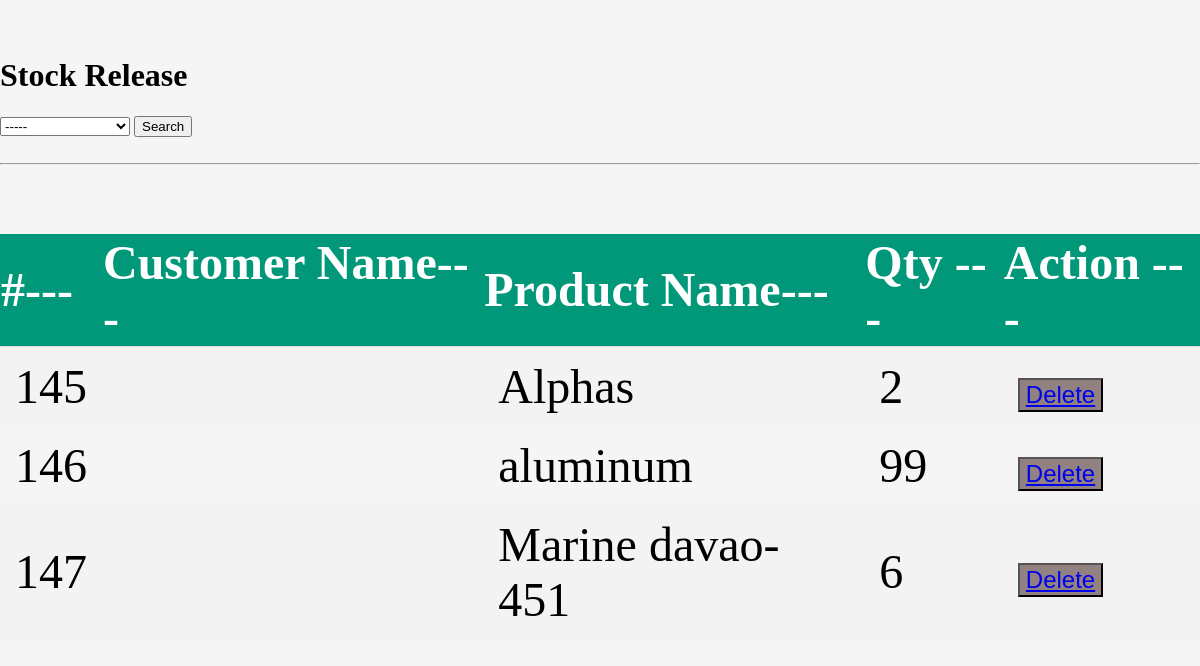
Page /reserve/stock-release.php on the earlier database version.
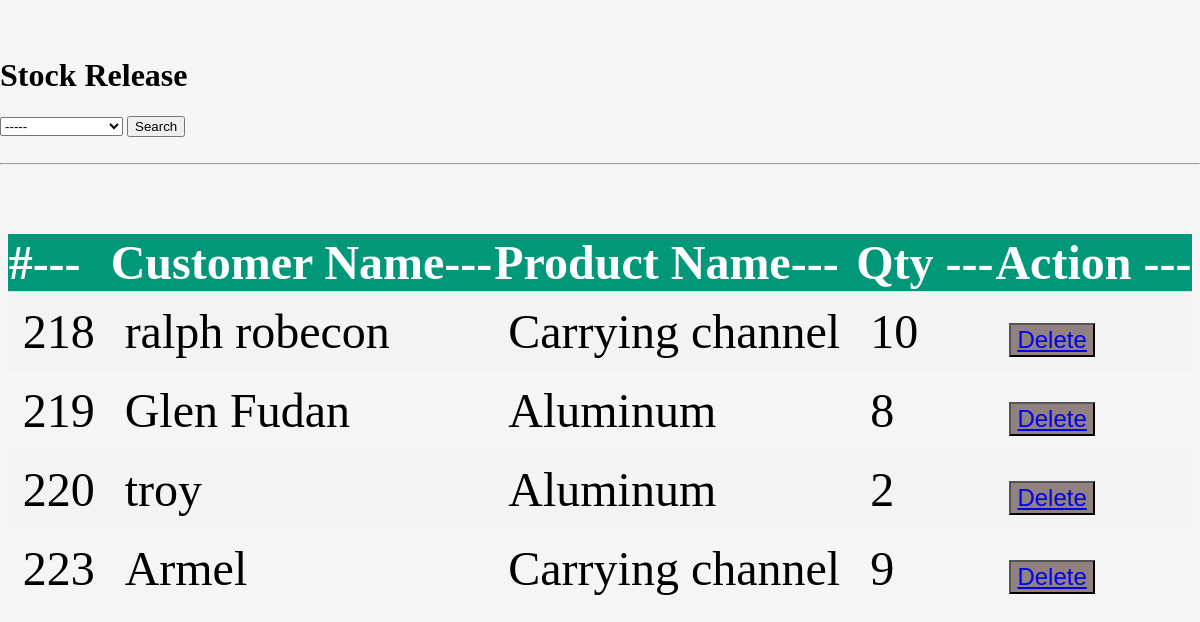
Same page on the later database version.
### tables this page shows
CREATE TABLE `stock_release` (
  `release_id` int(11) NOT NULL,
  `stock_id` int(11) NOT NULL,
  `qty` int(11) NOT NULL,
  `customer_name` varchar(100) NOT NULL
);

CREATE TABLE `stock` (
  `id` int(11) NOT NULL,
  `product_id` varchar(50) NOT NULL,
  `category_id` int(11) NOT NULL,
  `product_name` varchar(50) NOT NULL,
  `qty` int(11) NOT NULL,
  `sizing` varchar(50) NOT NULL,
  `description` text NOT NULL,
  `prc` int(11) NOT NULL,
  `image_url` varchar(50) NOT NULL
);

### reserve/stock-release.php (the view, shortened to what this page needs)
<!DOCTYPE html>
<html>
<head>
	<link rel="stylesheet" type="text/css" href="css/style.css">
</head>
<body>
<br>
<br>
<h1>Stock Release</h1>
<form action="" method="POST">
<select name="id">
		<option>-----</option>
	</select>
<button >Search</button>
<br>
<br>
<hr>
<?php
include 'database/db.php';
?>
<br>
<br>
</form>
<center>
<table class="content-table">
	<tr>
		<th>#---</th>
		<th>Customer Name---</th>
		<th>Product Name---</th>
		<th>Qty ---</th>
		<th>Action ---</th>
	</tr>
<?php
$sql="SELECT stock_release.release_id, stock_release.customer_name, stock.product_name, stock_release.qty FROM stock_release INNER JOIN stock ON stock_release.stock_id = stock.id order by release_id asc";
$run=mysqli_query($conn,$sql);
if($run->num_rows>0){
	while ($row = $run->fetch_assoc()){
		$id=$row['release_id'];
		$name=$row['customer_name'];
		$product_name=$row['product_name'];
		$qty=$row['qty'];
		echo '<tr>
			<td>'.$id.'</td>
			<td>'.$name.'</td>
			<td>'.$product_name.'</td>
			<td>'.$qty.'</td>
			<td>
			<button><a href="stock-release.php?deleteid='.$id.'">Delete</a></button>
			</td>
			</tr>';
	}
}else{
	die(mysqli_error($conn));
}
?>
</table>
</center>
</body>
</html>

Differences in the rows shown:
removed stock_release: release_id "145", stock.product_name "Alphas", qty "2"
removed stock_release: release_id "146", stock.product_name "aluminum", qty "99"
removed stock_release: release_id "147", stock.product_name "Marine davao-451", qty "6"
added stock_release: release_id "218", customer_name "ralph robecon", stock.product_name "Carrying channel", qty "10"
added stock_release: release_id "219", customer_name "Glen Fudan", stock.product_name "Aluminum", qty "8"
added stock_release: release_id "220", customer_name "troy", stock.product_name "Aluminum", qty "2"
added stock_release: release_id "223", customer_name "Armel", stock.product_name "Carrying channel", qty "9"
